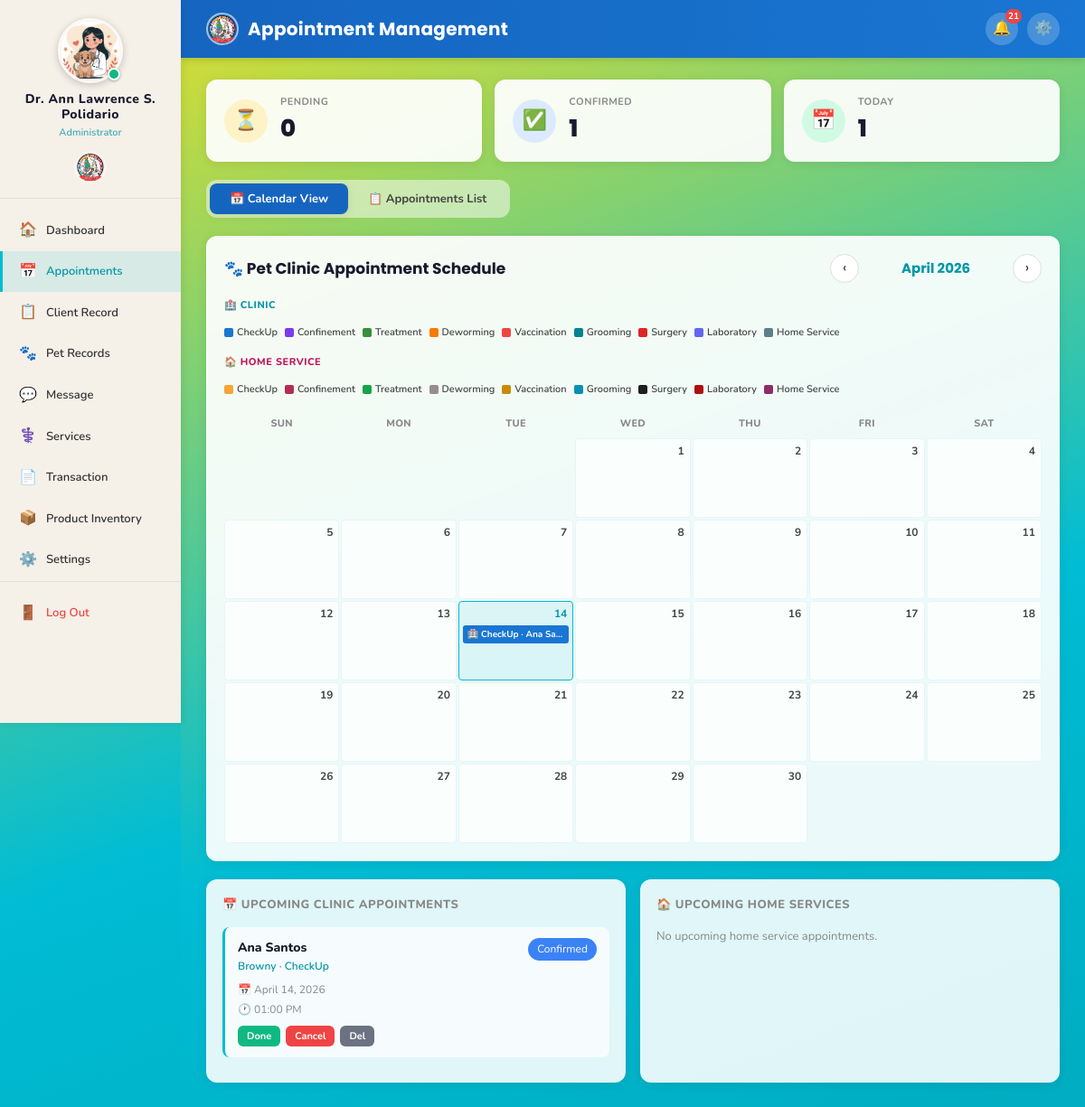
The page /admin/appointments.php (signed in) on the database its author committed.
### tables this page shows
CREATE TABLE `users` (
  `id` int(11) NOT NULL,
  `name` varchar(100) NOT NULL,
  `address` varchar(255) DEFAULT NULL,
  `contact_no` varchar(20) DEFAULT NULL,
  `email` varchar(100) NOT NULL,
  `password` varchar(255) NOT NULL,
  `profile_picture` varchar(255) DEFAULT NULL,
  `gender` enum('male','female') DEFAULT 'female',
  `role` enum('user','admin','staff') DEFAULT 'user',
  `position` varchar(100) DEFAULT NULL,
  `status` enum('active','inactive') DEFAULT 'active',
  `created_at` timestamp NOT NULL DEFAULT current_timestamp(),
  `updated_at` timestamp NOT NULL DEFAULT current_timestamp() ON UPDATE current_timestamp(),
  `archived` tinyint(1) DEFAULT 0
);

CREATE TABLE `appointments` (
  `id` int(11) NOT NULL,
  `user_id` int(11) NOT NULL,
  `pet_id` int(11) DEFAULT NULL,
  `service_id` int(11) DEFAULT NULL,
  `appointment_type` enum('clinic','home_service') DEFAULT 'clinic',
  `appointment_date` date NOT NULL,
  `appointment_time` time NOT NULL,
  `address` varchar(255) DEFAULT NULL,
  `contact` varchar(20) DEFAULT NULL,
  `status` enum('pending','confirmed','completed','cancelled') DEFAULT 'pending',
  `notes` text DEFAULT NULL,
  `created_at` timestamp NOT NULL DEFAULT current_timestamp(),
  `cancellation_reason` varchar(255) DEFAULT NULL,
  `archived` tinyint(1) DEFAULT 0,
  `queue_status` enum('none','arrived','waiting','ongoing','done') NOT NULL DEFAULT 'none'
);

CREATE TABLE `services` (
  `id` int(11) NOT NULL,
  `name` varchar(150) NOT NULL,
  `description` text DEFAULT NULL,
  `price_min` decimal(10,2) DEFAULT 0.00,
  `price_max` decimal(10,2) DEFAULT 0.00,
  `category` varchar(100) DEFAULT NULL,
  `status` enum('available','not_available') DEFAULT 'available',
  `image` varchar(255) DEFAULT NULL,
  `created_at` timestamp NOT NULL DEFAULT current_timestamp()
);

CREATE TABLE `pets` (
  `id` int(11) NOT NULL,
  `user_id` int(11) NOT NULL,
  `name` varchar(100) NOT NULL,
  `species` enum('dog','cat','other') NOT NULL,
  `breed` varchar(100) DEFAULT NULL,
  `date_of_birth` date DEFAULT NULL,
  `age` varchar(20) DEFAULT NULL,
  `gender` enum('male','female') NOT NULL,
  `weight` decimal(5,2) DEFAULT NULL,
  `color` varchar(100) DEFAULT NULL,
  `photo` varchar(255) DEFAULT NULL,
  `status` enum('active','inactive') DEFAULT 'active',
  `created_at` timestamp NOT NULL DEFAULT current_timestamp(),
  `archived` tinyint(1) DEFAULT 0
);

### admin/appointments.php (the view, shortened to what the rows shown need)
<?php
require_once '../includes/auth.php';
$month = isset($_GET['month']) ? (int)$_GET['month'] : (int)date('m');
$year  = isset($_GET['year'])  ? (int)$_GET['year']  : (int)date('Y');
$svc_colors = [
    'CheckUp'     => '#1976d2',
    'Confinement' => '#7c3aed',
    'Treatment'   => '#388e3c',
    'Deworming'   => '#f57c00',
    'Vaccination' => '#ef4444',
    'Grooming'    => '#00838f',
    'Surgery'     => '#dc2626',
    'Laboratory'  => '#6366f1',
];
$home_svc_colors = [
    'CheckUp'     => '#f7a534',
    'Confinement' => '#b42d56',
    'Treatment'   => '#16a34a',
    'Deworming'   => '#968e8c',
    'Vaccination' => '#ca8a04',
    'Grooming'    => '#0891b2',
    'Surgery'     => '#1e1e1e',
    'Laboratory'  => '#ad1010',
];
$db_services = getRows($conn, "SELECT name FROM services");
$svc_name_map = $home_svc_name_map = [];
foreach ($db_services as $sv) {
    $dn = $sv['name'];
    $matched = false;
    foreach ($svc_colors as $key => $color) {
        if (strtolower($dn) === strtolower($key)) {
            $svc_name_map[$dn] = $color; $matched = true; break;
        }
    }
    if (!$matched) $svc_name_map[$dn] = '#607d8b';
    $matched = false;
    foreach ($home_svc_colors as $key => $color) {
        if (strtolower($dn) === strtolower($key)) {
            $home_svc_name_map[$dn] = $color; $matched = true; break;
        }
    }
    if (!$matched) $home_svc_name_map[$dn] = '#8b2f68';
}
$svc_colors      = $svc_name_map;
$home_svc_colors = $home_svc_name_map;
$cal_appts = getRows($conn,
    "SELECT a.*, p.name AS pet_name, s.name AS svc_name, u.name AS owner_name
     FROM appointments a
     LEFT JOIN pets p     ON a.pet_id     = p.id
     LEFT JOIN services s ON a.service_id = s.id
     LEFT JOIN users u    ON a.user_id    = u.id
     WHERE MONTH(a.appointment_date)=$month
       AND YEAR(a.appointment_date)=$year
       AND a.status NOT IN ('cancelled','completed')
       AND (u.archived IS NULL OR u.archived = 0)
     ORDER BY a.appointment_date ASC, a.appointment_time ASC");
$cal_by_day = [];
foreach ($cal_appts as $ca) {
    $day = (int)date('j', strtotime($ca['appointment_date']));
    if ($ca['appointment_type'] === 'home_service') {
        $hpets = getRows($conn,
            "SELECT hsp.pet_name, hsp.species, s.name AS service_name
             FROM home_service_pets hsp
             LEFT JOIN services s ON hsp.service_id = s.id
             WHERE hsp.appointment_id = {$ca['id']}");
        if (!empty($hpets)) {
            foreach ($hpets as $hp) {
                $ev              = $ca;
                $ev['pet_name']  = $hp['pet_name'];
                $ev['svc_name']  = $hp['service_name'] ?? 'Home Service';
                $ev['is_home']   = true;
                $ev['home_pets'] = $hpets;
                $cal_by_day[$day][] = $ev;
            }
        } else {
            $ca['is_home']   = true;
            $ca['home_pets'] = [];
            $cal_by_day[$day][] = $ca;
        }
    } else {
        $ca['is_home'] = false;
        $cal_by_day[$day][] = $ca;
    }
}
$days_in_month = cal_days_in_month(CAL_GREGORIAN, $month, $year);
?>
<!DOCTYPE html>
<html lang="en">
<head>
    <link rel="stylesheet" href="../assets/css/style.css">
</head>
<body>
<div class="app-wrapper">
    <?php include '../includes/sidebar_admin.php'; ?>
    <div class="main-content">
        <div class="page-body">
            <div id="view-calendar">
                <div class="calendar-wrap">
                    <div class="cal-grid">
                        <?php
                        $td = (int)date('j'); $tm = (int)date('m'); $ty = (int)date('Y');
                        for ($d = 1; $d <= $days_in_month; $d++):
                            $is_today = ($d===$td && $month===$tm && $year===$ty);
                            $events   = $cal_by_day[$d] ?? [];
                            $show_max = 4;
                        ?>
                            <div class="cal-cell <?= $is_today?'today':'' ?>">
                                <div class="cal-day-num"><?= $d ?></div>
                                <?php foreach (array_slice($events, 0, $show_max) as $ev):
                                    $is_home   = !empty($ev['is_home']);
                                    $color_map = $is_home ? $home_svc_colors : $svc_colors;
                                    $ec        = $color_map[$ev['svc_name'] ?? ''] ?? ($is_home ? '#8b2f68' : '#607d8b');
                                    $pet_lbl   = $ev['pet_name'] ?: ($is_home ? 'Home' : '?');
                                    $svc_lbl   = $ev['svc_name'] ?: ($is_home ? 'Home Service' : 'Appt');
                                    $icon      = $is_home ? '🏠' : '🏥';
                                ?>
                                    <div class="cal-event" style="background:<?= $ec ?>;"
                                         onclick="openApptModal(<?= htmlspecialchars(json_encode($ev),ENT_QUOTES) ?>)"
                                         title="<?= htmlspecialchars($icon.' '.$pet_lbl.' — '.$svc_lbl) ?>">
                                        <?= $icon ?> <?= htmlspecialchars($svc_lbl) ?> · <?= htmlspecialchars($ev['owner_name'] ?? $pet_lbl) ?>
                                    </div>
                                <?php endforeach; ?>
                            </div>
                        <?php endfor; ?>
                    </div>
                </div>
                <div class="upcoming-grid">
                    <?php
                    $upcoming_clinic = getRows($conn,
                        "SELECT a.*, p.name AS pet_name, s.name AS svc_name, u.name AS owner_name
                         FROM appointments a
                         LEFT JOIN pets p ON a.pet_id=p.id
                         LEFT JOIN services s ON a.service_id=s.id
                         LEFT JOIN users u ON a.user_id=u.id
                        WHERE a.appointment_type='clinic' AND a.status IN('pending','confirmed')
           AND a.appointment_date>=CURDATE()
           AND (u.archived IS NULL OR u.archived = 0)
           AND (p.archived IS NULL OR p.archived = 0 OR p.id IS NULL)
         ORDER BY a.appointment_date ASC LIMIT 6");
                    ?>
                    <div class="upcoming-box">
                        <?php if (empty($upcoming_clinic)): ?>
                            <p style="font-size:13px;color:var(--text-light);">No upcoming clinic appointments.</p>
                        <?php else: ?>
                            <?php foreach ($upcoming_clinic as $ap): ?>
                                <div class="appt-row">
                                    <div class="appt-row-top">
                                        <div>
                                            <div class="appt-row-label"><?= htmlspecialchars($ap['owner_name']??'—') ?></div>
                                            <div style="font-size:12px;color:var(--teal-dark);font-weight:600;">
                                                <?= htmlspecialchars($ap['pet_name']??'—') ?> · <?= htmlspecialchars($ap['svc_name']??'—') ?>
                                            </div>
                                        </div>
                                        <?= statusBadge($ap['status']) ?>
                                    </div>
                                    <div class="appt-row-meta">
                                        <span>📅 <?= formatDate($ap['appointment_date']) ?></span>
                                        <span>🕐 <?= formatTime($ap['appointment_time']) ?></span>
                                    </div>
                                    <div class="appt-row-actions">
                                        <?php if (in_array($ap['status'],['pending','confirmed'])): ?>
                                            <form method="POST" style="display:inline;">
                                                <button type="submit" class="status-action-btn btn-complete">Done</button>
                                            </form>
                                            <form method="POST" style="display:inline;">
                                                <button type="submit" class="status-action-btn btn-cancel-s">Cancel</button>
                                            </form>
                                        <?php endif; ?>
                                        <button class="status-action-btn btn-del"
                                                onclick="openDelModal(<?= $ap['id'] ?>, '<?= htmlspecialchars(addslashes($ap['owner_name']??'')) ?>', '<?= addslashes(formatDate($ap['appointment_date'])) ?>')">
                                            Del
                                        </button>
                                    </div>
                                </div>
                            <?php endforeach; ?>
                        <?php endif; ?>
                    </div>
                </div>
            </div>
        </div>
    </div>
</div>
</body>
</html>

### includes/sidebar_admin.php (shortened to what the rows shown need)
<?php
$admin_data     = getRow($conn, "SELECT name, profile_picture FROM users WHERE id=" . (int)$_SESSION['user_id']);
$admin_name     = $admin_data['name'] ?? ($_SESSION['user_name'] ?? 'Administrator');
$admin_pic      = $admin_data['profile_picture'] ?? '';
$_avatar_disk_base = dirname(__DIR__) . '/assets/images/avatars/';
$_avatar_web_base  = '../assets/images/avatars/';
if (!empty($admin_pic) && file_exists($_avatar_disk_base . $admin_pic)) {
    $avatar_src  = $_avatar_web_base . htmlspecialchars($admin_pic);
    $avatar_show = true;
} else {
    $avatar_src  = '';
    $avatar_show = false;
}
?>
<aside class="sidebar">
    <a href="profile.php" class="sidebar-logo"
       style="flex-direction:column; align-items:center; padding:20px 16px 16px; gap:10px;
              text-decoration:none; cursor:pointer; transition:var(--transition);"
       onmouseover="this.style.background='rgba(0,0,0,0.05)'"
       onmouseout="this.style.background='transparent'">
        <div style="position:relative; width:72px; height:72px; flex-shrink:0;">
            <?php if ($avatar_show): ?>
                <img src="<?= $avatar_src ?>"
                     alt="<?= htmlspecialchars($admin_name) ?>"
                     id="sidebarAdminAvatar"
                     style="width:72px; height:72px; border-radius:50%; object-fit:cover;
                            border:3px solid rgba(255,255,255,0.6);
                            box-shadow:0 2px 8px rgba(0,0,0,0.2);"
                     onerror="this.style.display='none'; document.getElementById('sidebarAdminInitials').style.display='flex';">
            <?php endif; ?>
            <span style="position:absolute; bottom:3px; right:3px;
                         width:14px; height:14px; border-radius:50%;
                         background:#10b981; border:2px solid #fff;
                         box-shadow:0 1px 3px rgba(0,0,0,0.3);">
            </span>
        </div>
        <div style="text-align:center;">
            <div class="username" style="font-size:14px; font-weight:800; letter-spacing:0.5px;">
                <?= htmlspecialchars($admin_name) ?>
            </div>
            <div class="role" style="font-size:11px; opacity:0.75; margin-top:2px;">
                Administrator
            </div>
        </div>
    </a>
</aside>

### includes/db.php (shortened to what the rows shown need)
<?php
function getRow($conn, $sql) {
    $result = mysqli_query($conn, $sql);
    if ($result && mysqli_num_rows($result) > 0) {
        return mysqli_fetch_assoc($result);
    }
    return null;
}
function getRows($conn, $sql) {
    $result = mysqli_query($conn, $sql);
    $rows = [];
    if ($result && mysqli_num_rows($result) > 0) {
        while ($row = mysqli_fetch_assoc($result)) {
            $rows[] = $row;
        }
    }
    return $rows;
}
function formatDate($date) {
    return date('F d, Y', strtotime($date));
}
function formatTime($time) {
    return date('h:i A', strtotime($time));
}
function statusBadge($status) {
    $colors = [
        'pending'       => '#f59e0b',
        'confirmed'     => '#3b82f6',
        'completed'     => '#10b981',
        'cancelled'     => '#ef4444',
        'paid'          => '#10b981',
        'overdue'       => '#ef4444',
        'active'        => '#10b981',
        'inactive'      => '#6b7280',
        'available'     => '#10b981',
        'not_available' => '#ef4444',
        'in_stock'      => '#10b981',
        'low_stock'     => '#f59e0b',
        'out_of_stock'  => '#ef4444',
    ];
    $color = $colors[$status] ?? '#6b7280';
    $label = ucwords(str_replace('_', ' ', $status));
    return "<span class='badge' style='background:$color;color:#fff;padding:3px 10px;border-radius:20px;font-size:12px;'>$label</span>";
}
?>

### rows shown on the page
users: profile_picture (picture), name "Dr. Ann Lawrence S. Polidario"
appointments: icon "🏥", service.name "CheckUp", user.name "Ana Sa…", user.name "Ana Santos", pet.name "Browny", status "Confirmed", appointment_date "April 14, 2026", appointment_time "01:00 PM"

### other values the page prints
$item[2] "🏠"
$item[0] "Dashboard"
$item[2] "📅"
$item[0] "Appointments"
$item[2] "📋"
$item[0] "Client Record"
$item[2] "🐾"
$item[0] "Pet Records"
$item[2] "💬"
$item[0] "Message"
$item[2] "⚕️"
$item[0] "Services"
$item[2] "📄"
$item[0] "Transaction"
$item[2] "📦"
